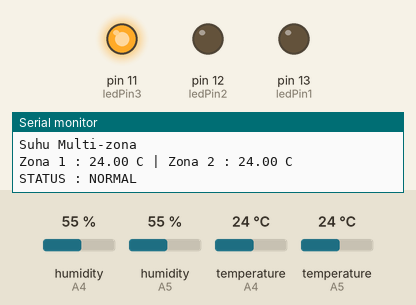
A sketch run on a simulated Arduino Uno, built with avr-gcc and run on an emulated ATmega328P. Shown: output pins drawn as LEDs (lit = HIGH), the last lines printed to the serial monitor. Inputs (shaded band) come from the test bench; at power-on: temperature (sensors on A4, A5) 24 °C, humidity (sensors on A4, A5) 55 %.

Above: at 3.2 s.
3.3 s: temperature (sensor on A4) set to 29.3 °C
6.0 s: temperature (sensor on A4) set to 30.5 °C
At 7.1 s:
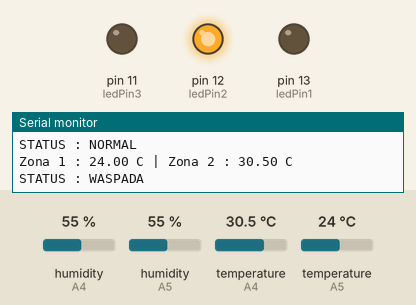
8.7 s: temperature (sensor on A5) set to 39.4 °C
11.4 s: temperature (sensor on A5) set to 40.6 °C
At 13.0 s:
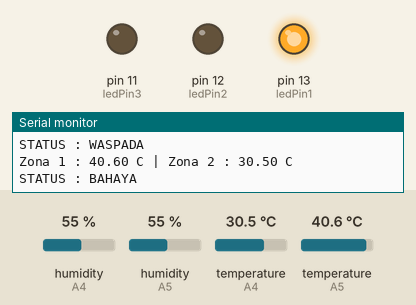
14.1 s: temperature (sensor on A5) set to 12 °C
At 16.9 s:
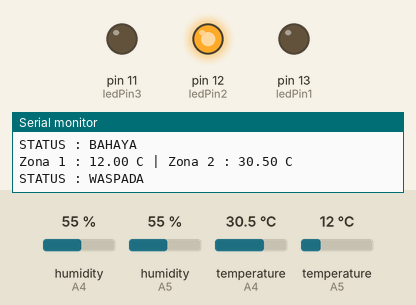
17.5 s: temperature (sensor on A5) set to 41 °C
At 18.8 s:
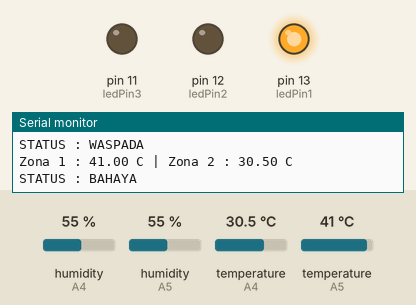
Timing chart, 0 to 20.5 s (numbered marks = the images above; inputs shaded):
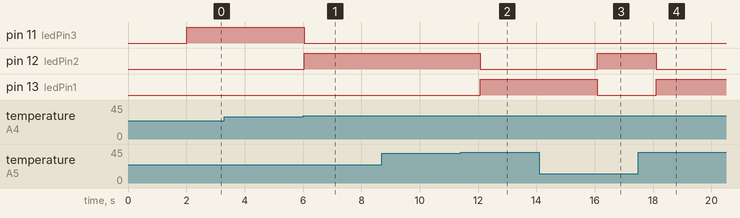

Measured:
- the behaviour switches between 29.9 and 30 °C on temperature (sensor on A4) (found by bisection; images 0 and 1)
- the behaviour switches between 40 and 40.1 °C on temperature (sensor on A5) (found by bisection; images 1 and 2)
- after the input at 6.0 s, pin 11 (ledPin3): HIGH → LOW at once; pin 12 (ledPin2): LOW → HIGH at once
- after the input at 11.4 s, pin 12 (ledPin2): HIGH → LOW after 0.67 s; pin 13 (ledPin1): LOW → HIGH after 0.67 s
- after the input at 14.1 s, pin 12 (ledPin2): LOW → HIGH after 2.0 s; pin 13 (ledPin1): HIGH → LOW after 2.0 s
- after the input at 17.5 s, pin 12 (ledPin2): HIGH → LOW after 0.61 s; pin 13 (ledPin1): LOW → HIGH after 0.61 s

The sketch:

main.ino
```cpp
#include "DHT.h"

#define DHTTYPE DHT22

int ledPin1 = 13;
int ledPin2 = 12;
int ledPin3 = 11;

struct SensorSuhu {
  int pin;
  float suhuCelcius;
  char namaZona[10];
};

SensorSuhu zona1 = {A5, 0.0, "Zona 1"};
SensorSuhu zona2 = {A4, 0.0, "Zona 2"};

DHT dht1(zona1.pin, DHTTYPE);
DHT dht2(zona2.pin, DHTTYPE);

void bacaSuhu(SensorSuhu &s, DHT &sensor) {
  s.suhuCelcius = sensor.readTemperature();
}

void setup() {
  Serial.begin(9600);
  dht1.begin();
  dht2.begin();

  pinMode(ledPin1, OUTPUT);
  pinMode(ledPin2, OUTPUT);
  pinMode(ledPin3, OUTPUT);

  Serial.println("Sistem Pemantau");
  Serial.println("Suhu Multi-zona");
  delay(2000);
}

void loop() {
  bacaSuhu(zona1, dht1);
  bacaSuhu(zona2, dht2);

  float suhuMaks = zona1.suhuCelcius;
  if (zona2.suhuCelcius > suhuMaks) {
    suhuMaks = zona2.suhuCelcius;
  }

  Serial.print(zona1.namaZona);
  Serial.print(" : ");
  Serial.print(zona1.suhuCelcius);
  Serial.print(" C | ");
  Serial.print(zona2.namaZona);
  Serial.print(" : ");
  Serial.print(zona2.suhuCelcius);
  Serial.println(" C");

  if (suhuMaks > 40.0) {
    digitalWrite(ledPin1, HIGH);
    digitalWrite(ledPin2, LOW);
    digitalWrite(ledPin3, LOW);
    Serial.println("STATUS : BAHAYA");
  } else if (suhuMaks >= 30.0 && suhuMaks <= 40.0) {
    digitalWrite(ledPin1, LOW);
    digitalWrite(ledPin2, HIGH);
    digitalWrite(ledPin3, LOW);
    Serial.println("STATUS : WASPADA");
  } else {
    digitalWrite(ledPin1, LOW);
    digitalWrite(ledPin2, LOW);
    digitalWrite(ledPin3, HIGH);
    Serial.println("STATUS : NORMAL");
  }

  delay(2000);
}
```
